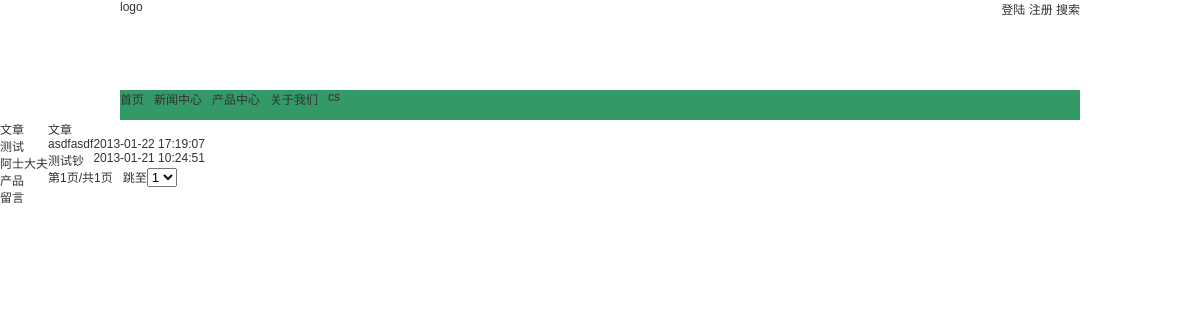
Page /index.php?chan=1 on the committed database.
### tables this page shows
CREATE TABLE IF NOT EXISTS `sun_channel` (
  `cid` smallint(5) unsigned NOT NULL AUTO_INCREMENT,
  `type` tinyint(1) unsigned NOT NULL DEFAULT '1',
  `name` varchar(30) NOT NULL,
  `url` varchar(255) NOT NULL,
  `target` tinyint(3) unsigned NOT NULL DEFAULT '1',
  `hidden` tinyint(1) unsigned NOT NULL DEFAULT '0',
  `order` smallint(5) unsigned NOT NULL DEFAULT '0',
  PRIMARY KEY (`cid`)
);

CREATE TABLE IF NOT EXISTS `sun_column` (
  `cid` mediumint(8) unsigned NOT NULL AUTO_INCREMENT,
  `coltype` tinyint(1) unsigned NOT NULL DEFAULT '1',
  `name` varchar(30) NOT NULL,
  `url` varchar(255) NOT NULL,
  `target` tinyint(3) unsigned NOT NULL DEFAULT '1',
  `type` varchar(15) NOT NULL,
  `channel` smallint(5) unsigned NOT NULL DEFAULT '0',
  `parentid` smallint(5) unsigned NOT NULL DEFAULT '0',
  `deep` smallint(5) unsigned NOT NULL,
  `hidden` tinyint(1) unsigned NOT NULL DEFAULT '0',
  `order` mediumint(8) unsigned NOT NULL DEFAULT '0',
  PRIMARY KEY (`cid`)
);

### source/function/global.function.php (called while the page is built, shortened)
<?php
function db($config = 0){
	if($config == 0) global $config;
	return new mysql($config['DB_HOST'],$config['DB_PORT'],$config['DB_USER'],$config['DB_PASSWORD'],$config['DB_NAME'],$config['DB_PREFIX'],$config['DB_CHARSET']);
}
?>

### source/common.php (called while the page is built, shortened)
<?php
require_once(FILE_PATH.'source/module/module.php');
require_once(FILE_PATH.'source/class/mysql.class.php');
require_once(FILE_PATH.'source/function/global.function.php');
require_once(FILE_PATH.'source/function/display.function.php');
$db = db();
if(isset($_SERVER["PATH_INFO"])){
	$_URL = explode('/',$_SERVER["PATH_INFO"]);
	$mod = isset($_URL[1])?$_URL[1]:'index';
	if(isset($_URL[2])){
		$op = is_numeric($_URL[2])?'default':$_URL[2];
		if($op == 'd') $op = 'default';
	}else{
		$op = 'default';
	}
}else{
	$mod = isset($_GET['mod'])?$_GET['mod']:'index';
}
require_once(FILE_PATH.'source/module/'.$module["$mod"]);
?>

### index.php (called while the page is built, shortened)
<?php
require_once(FILE_PATH.'source/common.php');
?>

### source/module/article/article.php (called while the page is built, shortened)
<?php
if($op == 'default'){
	$articles = $db->table("module_article")->where("`column`='$col'")->order("`order`,`pubDatetime` DESC")->page(20)->selectall();
	$showPage = $db->show(2);
}
require_once(FILE_PATH.'template/default/module/article/article.html');
?>

### source/function/display.function.php (the view, shortened to what this page needs)
<?php
function columnList($channel,$parentid){
	global $db;
	$columns = $db->table("column")->where("`channel`='$channel' and `parentid`='$parentid' and `hidden`='0'")->order("`order`")->selectall();
	if(empty($columns)) return;
	foreach($columns as $column){
		echo '<li>';
		echo '<a href="index.php?chan='.$channel.'&col='.$column['cid'].'"><span>'.$column['name'].'</span></a></li>';
	}
}
function channelList(){
	global $db;
	$channels = $db->table("channel")->where("`hidden`='0'")->order("`order`")->selectall();
	foreach($channels as $channel){
		if($channel['type'] == 1){
			echo '<li><a href="index.php?chan='.$channel['cid'].'">'.$channel['name'].'</a></li>';
		}else{
			echo '<li><a href="'.$channel['url'].'" target="_blank">'.$channel['name'].'</a></li>';
		}
	}
}
?>

### source/module/index.php (shortened to what this page needs)
<?php
require_once(FILE_PATH.'template/default/common/header.html');
$chan = isset($_GET['chan'])?$_GET['chan']:0;
if($chan == 0){
	require_once(FILE_PATH.'template/default/index.html');
}else{
	$col = isset($_GET['col'])?$_GET['col']:0;
	$column = $db->table("column")->where("`channel`='$chan' and `cid`='$col'")->selectone();
	if(empty($column)) $col = 0;
	if($col == 0){
		$column = $db->table("column")->where("`channel`='$chan'")->order("`order`")->selectone();
		$col = $column['cid'];
	}
	switch($column['type']){
		case "article":
			require_once(FILE_PATH.'source/module/article/article.php');
			break;
	}
}
?>

### source/class/mysql.class.php (shortened to what this page needs)
<?php
class mysql
{
	protected $prefix;
	protected $table = NULL;
	protected $where = NULL;
	protected $join = NULL;
	protected $order = NULL;
	protected $limit = NULL;
	protected $other = NULL;
	protected $pagesize = 1;
	protected $pagenum = NULL;
	function __construct($host,$port,$user,$password,$name,$prefix,$charset){
		$this->host = $host;
		$this->port = $port;
		$this->user = $user;
		$this->password = $password;
		$this->name = $name;
		$this->prefix = $prefix;
		$this->charset = $charset;
		$this->link = @mysql_connect($this->host.':'.$this->port,$this->user,$this->password) or die('MySQL无法连接');
	}
	function query($sql){
		return mysql_query($sql);
	}
	function table($table){
		$this->table = $this->prefix.$table;
		return $this;
	}
	function where($where){
		$this->where = " WHERE ".$where;
		return $this;
	}
	function order($order){
		$this->order = " ORDER BY ".$order;
		return $this;
	}
	function page($pagesize){
		$this->currentpage = isset($_GET['p'])?intval($_GET['p']):1;
		$this->pagesize = $pagesize;
		$this->limit = " LIMIT ".($this->currentpage-1)*$this->pagesize.",".$this->pagesize;
		return $this;
	}
	function selectone($field = '*',$result_type = MYSQL_BOTH){
		$sql = "SELECT ".$field." FROM ".$this->table.$this->where.$this->join.$this->order.$this->limit.$this->other;
		return @mysql_fetch_array(mysql_query($sql),$result_type);
	}
	function selectall($field = '*',$result_type = MYSQL_BOTH){
		$sql = "SELECT ".$field." FROM ".$this->table.$this->where.$this->join.$this->order.$this->other;
		$result = mysql_query($sql);
		$this->datanum = mysql_num_rows($result);
		$this->pagenum = intval(($this->datanum-1)/$this->pagesize) + 1;
		$sql = "SELECT ".$field." FROM ".$this->table.$this->where.$this->join.$this->order.$this->limit.$this->other;
		$result = mysql_query($sql);
		$all = array();
		while($one = @mysql_fetch_array($result,$result_type)){
			$all[] = $one;
		}
		return $all;
	}
	function free(){
		$this->table = NULL;
		$this->where = NULL;
		$this->join = NULL;
		$this->order = NULL;
		$this->limit = NULL;
		$this->other = NULL;
	}
	function show($style){
		$this->currentpage = isset($_GET['p'])?intval($_GET['p']):1;
		$pageup = $this->currentpage - 1;
		$pagedowm = $this->currentpage + 1;
		$url = $_SERVER['REQUEST_URI'];
		$parse_url = parse_url($url);
		$url_path = $parse_url['path'];
		$url_path_array = explode('/',$url_path);
		$url_path = end($url_path_array);
		$url_query = isset($parse_url['query'])?$parse_url['query']:'';
		$url_query = preg_replace("/&p=./","",$url_query);
		switch ($style)
		{
		case 2:
			$bar = '第'.$this->currentpage.'页/共'.$this->pagenum.'页&nbsp;';
			if($this->currentpage == 1){
				$bar = $bar.'';
			}else{
				$bar = $bar."<a href='$url_path?$url_query&p=$pageup'>上一页</a> ";
			}
			if($this->currentpage == $this->pagenum){
				$bar = $bar.'';
			}else{
				$bar = $bar."<a href='$url_path?$url_query&p=$pagedowm'>下一页</a>";
			}
			$bar = $bar.'&nbsp;&nbsp;跳至<select>';
			for($i=1; $i<=$this->pagenum; $i++){
				$bar = $bar."<option value='$i' onclick=location='$url_path?$url_query&p=$i'>$i</option>";
			}
			$bar = $bar.'</select>';
			return $bar;
			break;
		}
	}
}
?>

### template/default/css/common.hisuncms.css (style rules this page uses)
* { margin:0; padding:0; }
body { font-size:12px; font-family:Arial,Verdana,"宋体",sans-serif; color:#333333; }
a { color:#333333; text-decoration:none; }
a,img { border:none; }
li { list-style:none; }
.w960 { width:960px; }
.center { margin:0 auto; }
.left { float:left; }
.right { float:right; }

### template/default/css/main.hisuncms.css (style rules this page uses)
.header { height:120px; }
.header_top { height:90px; }
.header_nav { height:30px; background:#339966 }
.header_nav li { float:left; margin-right:10px; }

### rows in the picture
sun_channel: name "新闻中心"
sun_channel: name "产品中心"
sun_channel: name "关于我们"
sun_channel: name "cs"
sun_column: name "文章", type "文章 asdfasdf 2013-01-22 17:19:07 测试钞 2013-01-21 10:24:51"
sun_column: name "测试"
sun_column: name "阿士大夫"
sun_column: name "产品"
sun_column: name "留言"

### other values in the picture
$bar "第1页/共1页"
form field value "1"
